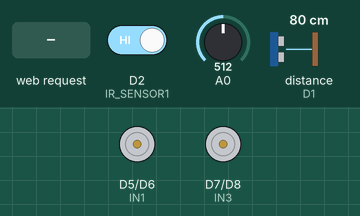
A sketch run on a simulated ESP8266 (NodeMCU). Parts: motor-driver pin pairs drawn as motors (green arrow = first pin HIGH = forward, orange = second pin HIGH = backward, longer = more drive, scaled by the enable pin). Wiring (inferred from the names in the program): ultrasonic range finder: trigger D0; echo D1. The inputs (shaded band) are chosen by the test bench; at power-on: distance to the obstacle (sensor on D1) 80 cm, D2 (IR_SENSOR1) HIGH, A0 = 512. The echo pulse lasts 58.3 µs per cm; WiFi joins after 1.5 s; servers stay silent unless stated; what the sketch prints to the serial monitor is not drawn.

Above: at 2.7 s.
2.8 s: HTTP request GET /move_forward received
At 3.9 s:
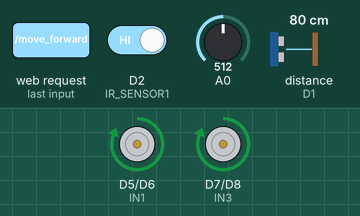
4.3 s: HTTP request GET /move_backward received
At 5.0 s:
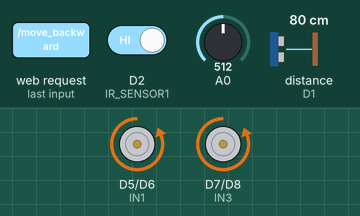
5.8 s: HTTP request GET /move_left received
At 6.2 s:
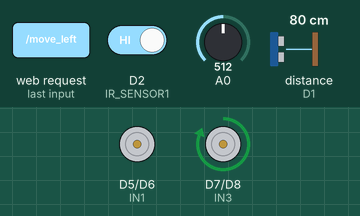
7.3 s: HTTP request GET /move_right received
At 8.5 s:
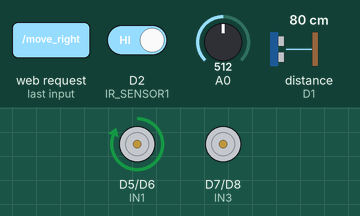
8.8 s: distance to the obstacle (sensor on D1) set to 34 cm
10.3 s: distance to the obstacle (sensor on D1) set to 28 cm
At 10.6 s:
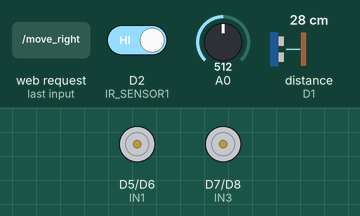
Timing chart, 0 to 12.8 s (numbered marks = the images above; inputs shaded):
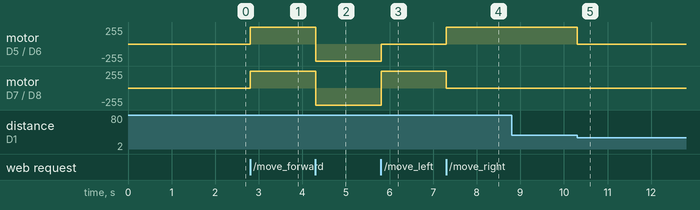

The sketch:

wheelchair_final.ino
```cpp
#include <ESP8266WiFi.h>
#include <ESP8266WebServer.h>

#define IR_SENSOR1 D2
#define EN1 D3
#define EN2 D4
#define IN1 D5
#define IN2 D6
#define IN3 D7
#define IN4 D8
#define TRIG D0
#define ECHO D1
#define IR_SENSOR2 A0

ESP8266WebServer server(80);

// Blink detection
int blinkCounter1 = 0;
bool eyeClosed1 = false;
unsigned long blinkStartTime1 = 0;
unsigned long windowStartTime1 = 0;
bool windowActive1 = false;

int blinkCounter2 = 0;
bool eyeClosed2 = false;
unsigned long blinkStartTime2 = 0;
unsigned long windowStartTime2 = 0;
bool windowActive2 = false;

const int longBlinkThreshold = 1200;
const int blinkWindow = 1500;

int motorSpeed = 150;
String carStatus = "Stopped";
bool webControlActive = false;

const char* ssid = "project12345";
const char* password = "project12345";

// For limiting ultrasonic distance printing
int lastDistance = 0;
unsigned long lastDistancePrint = 0;

void setup() {
  Serial.begin(115200);
  pinMode(IR_SENSOR1, INPUT);
  pinMode(EN1, OUTPUT); pinMode(EN2, OUTPUT);
  pinMode(IN1, OUTPUT); pinMode(IN2, OUTPUT);
  pinMode(IN3, OUTPUT); pinMode(IN4, OUTPUT);
  pinMode(TRIG, OUTPUT); pinMode(ECHO, INPUT);
  stopMotors();

  WiFi.begin(ssid, password);
  Serial.print("Connecting to WiFi");
  while (WiFi.status() != WL_CONNECTED) {
    delay(500); Serial.print(".");
  }
  Serial.println("\nConnected to WiFi. IP: " + WiFi.localIP().toString());

  server.on("/move_forward", []() { moveForward(); server.send(200, "text/plain", "Moving Forward"); });
  server.on("/move_backward", []() { moveBackward(); server.send(200, "text/plain", "Moving Backward"); });
  server.on("/move_left", []() { turnLeft(); server.send(200, "text/plain", "Turning Left"); });
  server.on("/move_right", []() { turnRight(); server.send(200, "text/plain", "Turning Right"); });
  server.on("/move_stop", []() { emergencyStop(); server.send(200, "text/plain", "Emergency Stop"); });
  server.on("/set_mode", handleSetMode);
  server.begin();
}

void loop() {
  server.handleClient();

  if (!webControlActive) {
    handleBlink(IR_SENSOR1, blinkCounter1, eyeClosed1, blinkStartTime1, windowStartTime1, windowActive1, true);
    handleBlinkAnalog(IR_SENSOR2, blinkCounter2, eyeClosed2, blinkStartTime2, windowStartTime2, windowActive2);
  }

  obstacleAvoidance(); // call obstacle detection continuously
}

void handleBlink(int pin, int &counter, bool &closed, unsigned long &start, unsigned long &windowStart, bool &windowActive, bool isFirstSensor) {
  int irValue = digitalRead(pin);
  unsigned long currentTime = millis();

  if (irValue == LOW && !closed) {
    closed = true;
    start = currentTime;
  }

  if (irValue == HIGH && closed) {
    closed = false;
    unsigned long blinkDuration = currentTime - start;

    if (!windowActive && blinkDuration >= 50 && blinkDuration < longBlinkThreshold) {
      windowStart = currentTime;
      counter = 1;
      windowActive = true;
      Serial.println("First blink detected (IR1).");
    } else if (windowActive && blinkDuration >= 50 && blinkDuration < longBlinkThreshold) {
      counter++;
    }
  }

  if (irValue == LOW && !windowActive && closed && (currentTime - start) >= longBlinkThreshold) {
    Serial.println("Long blink detected (IR1). Emergency stop!");
    emergencyStop();
    counter = 0; closed = false; windowActive = false;
    return;
  }

  if (windowActive && (currentTime - windowStart >= blinkWindow)) {
    Serial.print("Blinks counted (IR1): ");
    Serial.println(counter);
    if (isFirstSensor) controlCarForwardBackward(counter);
    counter = 0; windowActive = false;
  }
}

void handleBlinkAnalog(int pin, int &counter, bool &closed, unsigned long &start, unsigned long &windowStart, bool &windowActive) {
  int irValue = analogRead(pin);
  unsigned long currentTime = millis();

  if (irValue < 500 && !closed) {
    closed = true;
    start = currentTime;
  }

  if (irValue >= 500 && closed) {
    closed = false;
    unsigned long blinkDuration = currentTime - start;

    if (!windowActive && blinkDuration >= 50 && blinkDuration < longBlinkThreshold) {
      windowStart = currentTime;
      counter = 1;
      windowActive = true;
      Serial.println("First blink detected (IR2).");
    } else if (windowActive && blinkDuration >= 50 && blinkDuration < longBlinkThreshold) {
      counter++;
    }
  }

  if (irValue < 500 && !windowActive && closed && (currentTime - start) >= longBlinkThreshold) {
    Serial.println("Long blink detected (IR2). Emergency stop!");
    emergencyStop();
    counter = 0; closed = false; windowActive = false;
    return;
  }

  if (windowActive && (currentTime - windowStart >= blinkWindow)) {
    Serial.print("Blinks counted (IR2): ");
    Serial.println(counter);
    controlCarLeftRight(counter);
    counter = 0; windowActive = false;
  }
}

void controlCarForwardBackward(int count) {
  Serial.print("Blink Count IR1 (F/B): ");
  Serial.println(count);
  if (count == 1) moveForward();
  else if (count == 2) moveBackward();
  else emergencyStop();
}

void controlCarLeftRight(int count) {
  Serial.print("Blink Count IR2 (L/R): ");
  Serial.println(count);
  if (count == 1) turnLeft();
  else if (count == 2) turnRight();
  else emergencyStop();
}

void handleSetMode() {
  if (!server.hasArg("mode")) {
    server.send(400, "text/plain", "Missing Mode");
    return;
  }
  String mode = server.arg("mode");
  webControlActive = (mode == "1");
  server.send(200, "text/plain", "Mode Set");
}

void moveForward() {
  carStatus = "Moving Forward";
  analogWrite(EN1, 300); analogWrite(EN2, 300);
  digitalWrite(IN1, HIGH); digitalWrite(IN2, LOW);
  digitalWrite(IN3, HIGH); digitalWrite(IN4, LOW);
  Serial.println("Car Status: Forward");
}

void moveBackward() {
  carStatus = "Moving Backward";
  analogWrite(EN1, 300); analogWrite(EN2, 300);
  digitalWrite(IN1, LOW); digitalWrite(IN2, HIGH);
  digitalWrite(IN3, LOW); digitalWrite(IN4, HIGH);
  Serial.println("Car Status: Backward");
}

void turnLeft() {
  carStatus = "Turning Left";
  analogWrite(EN1, 300); analogWrite(EN2, 300);
  digitalWrite(IN1, LOW); digitalWrite(IN2, LOW);
  digitalWrite(IN3, HIGH); digitalWrite(IN4, LOW);
  Serial.println("Car Status: Left");
}

void turnRight() {
  carStatus = "Turning Right";
  analogWrite(EN1, 300); analogWrite(EN2, 300);
  digitalWrite(IN1, HIGH); digitalWrite(IN2, LOW);
  digitalWrite(IN3, LOW); digitalWrite(IN4, LOW);
  Serial.println("Car Status: Right");
}

void emergencyStop() {
  carStatus = "EMERGENCY STOP";
  stopMotors();
  Serial.println("EMERGENCY STOP ACTIVATED!");
}

void stopMotors() {
  analogWrite(EN1, 0); analogWrite(EN2, 0);
  digitalWrite(IN1, LOW); digitalWrite(IN2, LOW);
  digitalWrite(IN3, LOW); digitalWrite(IN4, LOW);
}

bool detectObstacle() {
  // Send a pulse to trigger the ultrasonic sensor
  digitalWrite(TRIG, LOW);
  delayMicroseconds(2); // Short delay to ensure proper timing
  digitalWrite(TRIG, HIGH);
  delayMicroseconds(10); // 10us pulse to trigger
  digitalWrite(TRIG, LOW);

  // Measure the pulse duration on the ECHO pin
  long duration = pulseIn(ECHO, HIGH, 20000); // Timeout after 20ms

  // Debug print the duration
  // Serial.print("Duration: ");
  // Serial.println(duration);

  if (duration == 0) {
    // Serial.println("No Echo received!");
    return false; // If no echo, return false
  }

  // Calculate the distance in cm
  int distance = duration * 0.034 / 2;
  // Serial.print("Distance: ");
  // Serial.println(distance);

  // If the distance is too small or too large, consider it invalid
  if (distance <= 5 || distance > 200) {
    // Serial.println("Invalid distance, ignoring.");
    return false;
  }

  // Filter out rapid fluctuations in distance
  unsigned long currentTime = millis();
  if (abs(distance - lastDistance) >= 5 || (currentTime - lastDistancePrint) >= 1000) {
    lastDistance = distance;
    lastDistancePrint = currentTime;
  }

  // Return true if distance is less than 30cm (object detected)
  return (distance <= 30);
}

unsigned long lastObstacleTime = 0;
bool avoidCooldown = false;

void obstacleAvoidance() {
  if (avoidCooldown && (millis() - lastObstacleTime < 4000)) {
    return;  // Skip obstacle detection for 4 seconds after avoidance
}
  if (detectObstacle()) {
    Serial.println("Obstacle Detected: Auto-stopping");
    emergencyStop();
    // Start cooldown
    avoidCooldown = true;
    lastObstacleTime = millis();
  } else {
    avoidCooldown = false;
  }
}
```

Measured:
- the behaviour switches between 32 and 31 cm on distance to the obstacle (sensor on D1) (found by bisection; images 4 and 5)
- after the input at 2.8 s, motor on D5 (IN1) / D6 (IN2), motor on D7 (IN3) / D8 (IN4): stopped → forward 255/255 at once
- after the input at 4.3 s, motor on D5 (IN1) / D6 (IN2), motor on D7 (IN3) / D8 (IN4): forward 255/255 → backward 255/255 at once
- after the input at 5.8 s, motor on D5 (IN1) / D6 (IN2): backward 255/255 → stopped at once; motor on D7 (IN3) / D8 (IN4): backward 255/255 → forward 255/255 at once
- after the input at 7.3 s, motor on D5 (IN1) / D6 (IN2): stopped → forward 255/255 at once; motor on D7 (IN3) / D8 (IN4): forward 255/255 → stopped at once
- after the input at 8.8 s, every drawn part: stays the same
- after the input at 10.3 s, motor on D5 (IN1) / D6 (IN2): forward 255/255 → stopped at once
